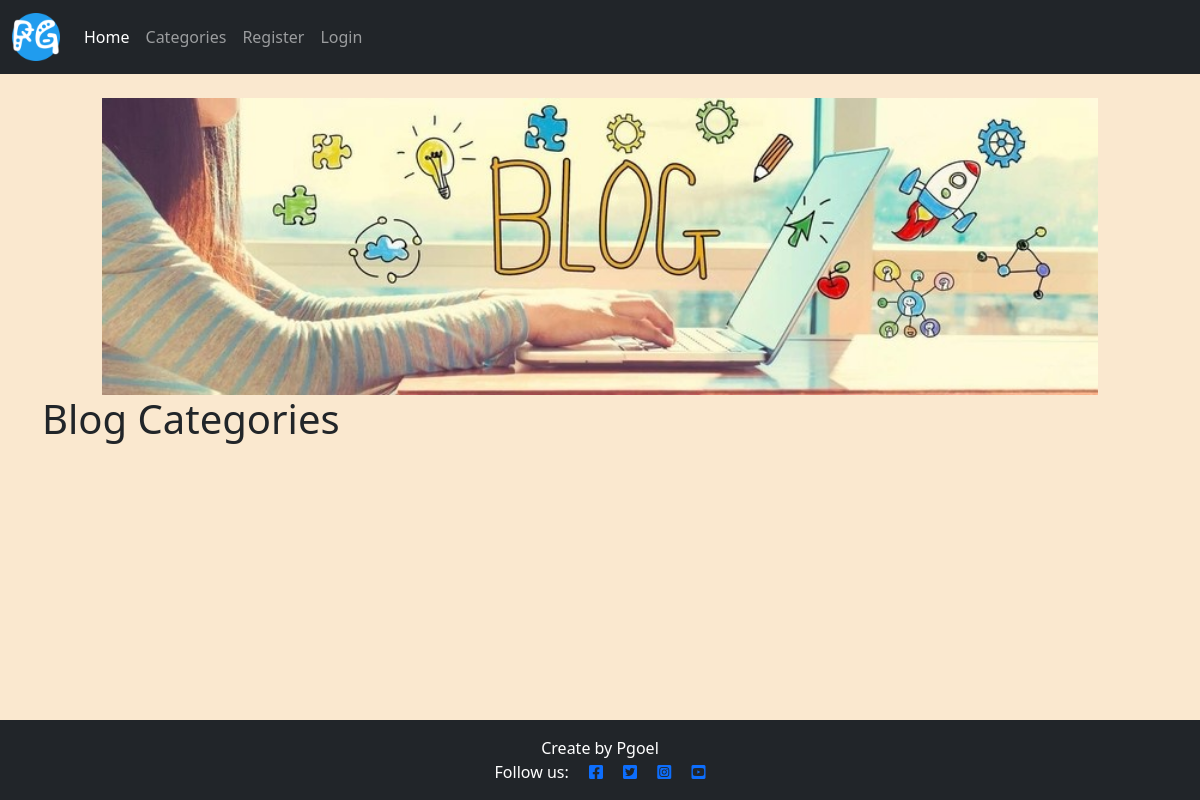
Page /category-list/ on the earlier database version.
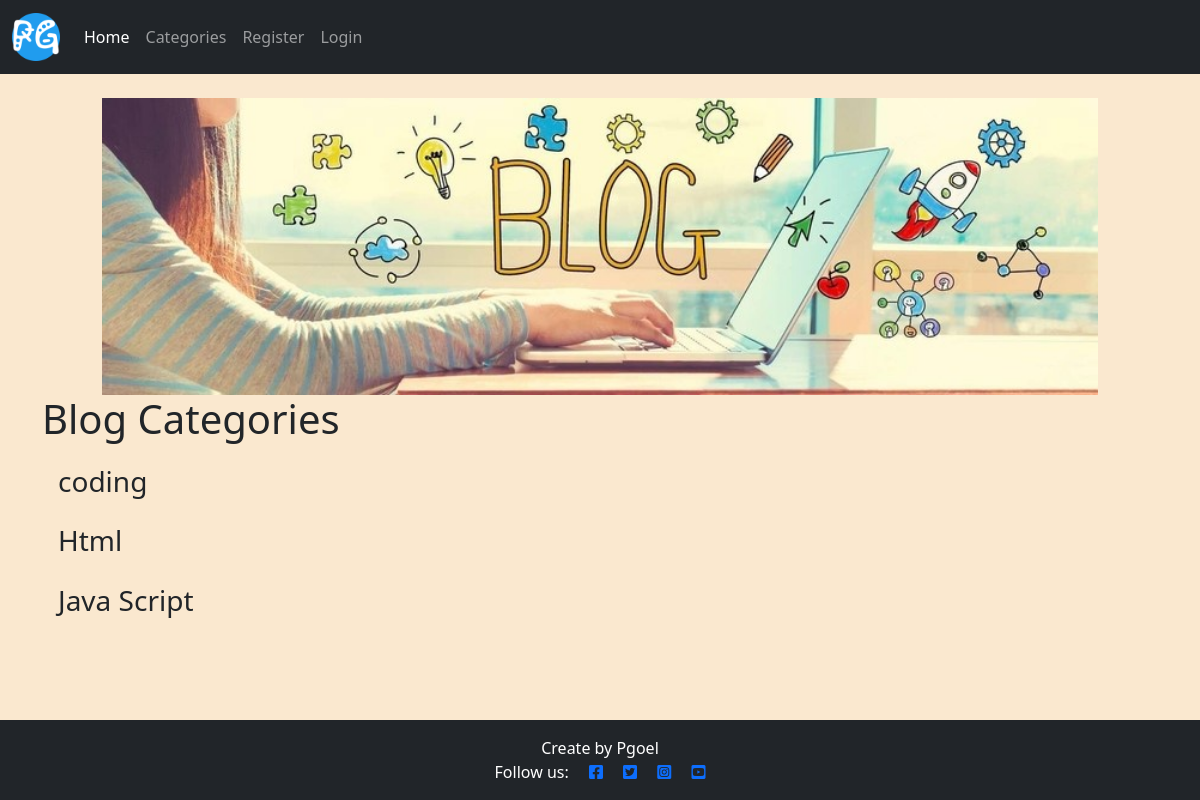
Same page on the later database version.
### blogapp/models.py (models this page shows, shortened)
class Category(models.Model):
    name = models.CharField(max_length=255, unique=True)
    def __str__(self):
        return self.name

### blogapp/views.py (the view)
# urls.py: path('category-list/',CategoryListView, name='category'),
def CategoryListView(request):
    cat_menu_list = Category.objects.all()
    return render(request, 'category.html',{'cat_menu_list': cat_menu_list})

### templates/category.html (shortened to what this page needs)
{% extends 'base.html' %}
{% block content %}
    <h1>Blog Categories</h1>
        {% for item in cat_menu_list %}
            <h3><a class="dropdown-item" href="{% url 'category' item %}">{{ item }}</a></h3>
        {% endfor %}
        <br>
        <br>
        <br>
{% endblock %}

Differences in the rows shown:
added Category: name "coding"
added Category: name "Html"
added Category: name "Java Script"
